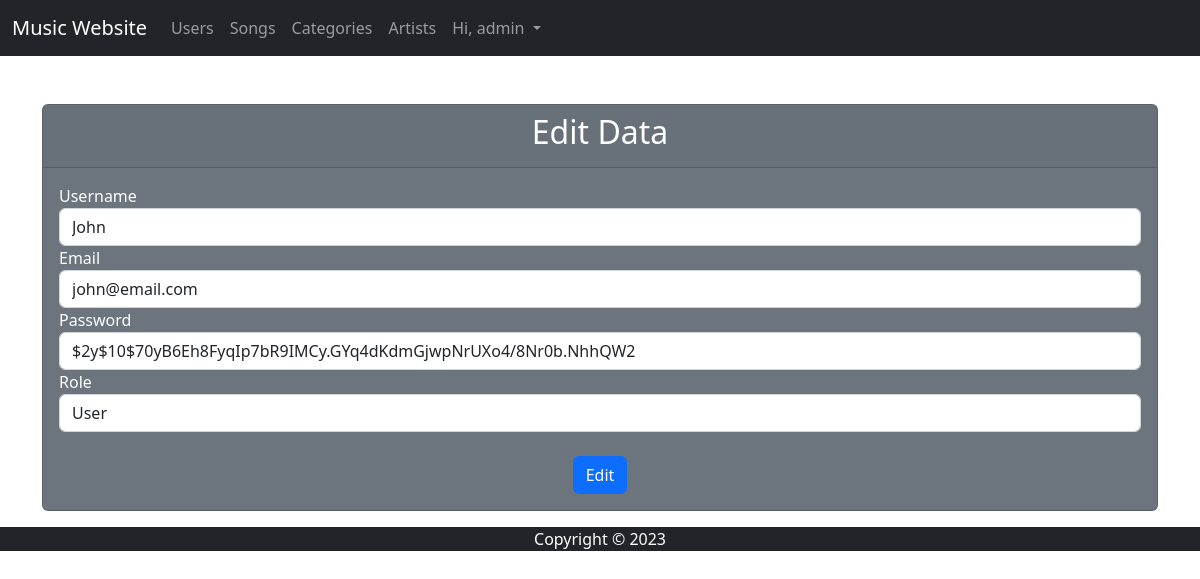
Before: /page/admin/edit.php?id=3 (signed in) with the older database file.
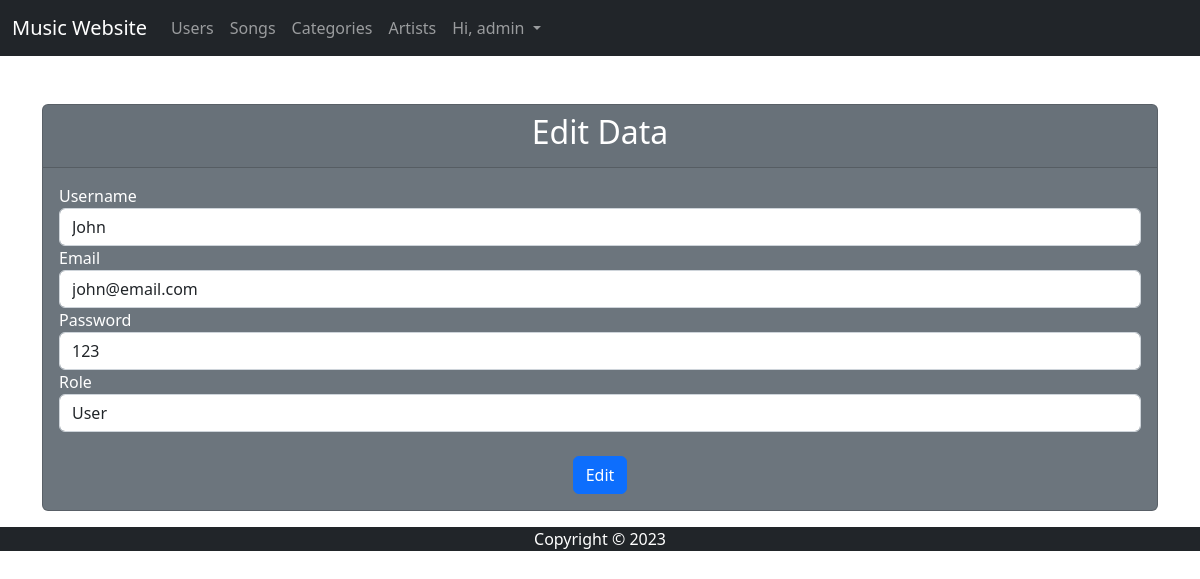
After: the same page with the newer database file.
### tables this page shows
CREATE TABLE `users` (
  `id` int(11) NOT NULL,
  `username` varchar(30) NOT NULL,
  `email` varchar(100) NOT NULL,
  `password` varchar(255) NOT NULL,
  `role` varchar(10) NOT NULL,
  `date` datetime NOT NULL
);

### page/admin/edit.php (the view, shortened to what this page needs)
<?php
	include '../../core/koneksi.php';
    $id=$_GET['id'];
	$query = mysqli_query($konek, "select * from users WHERE id=$id");
	$data = mysqli_fetch_array($query);
?>
<!doctype html>
<html lang="en">
  <head>
    <link href="https://cdn.jsdelivr.net/npm/bootstrap@5.2.3/dist/css/bootstrap.min.css" rel="stylesheet">
  </head>
  <body>
  <header class="bg-dark">
        <nav class="navbar navbar-expand-lg navbar-dark">
            <div class="container-fluid">
                <a class="navbar-brand" href="#">Music Website</a>
                <div class="collapse navbar-collapse" id="navbarNav">
                    <ul class="navbar-nav">
                        <li class="nav-item">
                            <a class="nav-link" href="users.php">Users</a>
                        </li>
                        <li class="nav-item">
                            <a class="nav-link" href="songs.php">Songs</a>
                        </li>
                        <li class="nav-item">
                            <a class="nav-link" href="categories.php">Categories</a></a>
                        </li>
                        <li class="nav-item">
                            <a class="nav-link" href="artists.php">Artists</a>
                        </li>
                        <li class="nav-item dropdown">
                            <a class="nav-link dropdown-toggle" href="#" role="button" data-bs-toggle="dropdown" aria-expanded="false">
                                Hi, admin
                            </a>
                        </li>
                    </ul>
                </div>
            </div>
        </nav>
    </header>
    <main>
    <div class="container mt-5">
        <div class="card text-white bg-secondary mb-3">
            <div class="card-header">
                <center>
                    <h2>Edit Data</h2>
                </center>
            </div>
            <div class="card-body">
                <form method="POST" action="../../core/editUser.php?id=<?php echo $data['id'] ?>">
                    <div class="form-group">
                        <label for="Username">Username</label>
                        <input type="text" name="username" class="form-control" id="username" value="<?php echo $data['username'];?>"
                               placeholder="Masukkan Username" required />
                    </div>
                    <div class="form-group">
                        <label for="email">Email</label>
                        <input type="text" name="email" class="form-control" id="email" value="<?php echo $data['email'];?>"
                               placeholder="Masukkan Email" required />
                    </div>
                    <div class="form-group">
                        <label for="Password">Password</label>
                        <input type="text" name="password" class="form-control" id="password" value="<?php echo $data['password'];?>"
                               placeholder="Masukkan Password" required />
                    </div>
                    <div class="form-group">
                        <label for="role">Role</label>
                        <select name="role" class="form-control" id="role">
                            <option value="user" <?php echo $data['role'] == 'user' ? 'selected' : ''; ?>>User</option>
                        </select>
                    </div>
                    <br>
                    <center>
                        <button type="login" value="login" class="btn btn-primary">Edit</button>
                    </center>
                </form>
            </div>
        </div>
    </div>
</main>
    <footer class="bg-dark">
        <div class="container text-center text-white">
            <p>Copyright &copy; <?=date("Y")?></p>
        </div>
    </footer>
  </body>
</html>

Changed rows visible on the page:
changed users "John": password "$2y$10$70yB6Eh8FyqIp7bR9IMCy.GYq4dKdmGjwpNrUXo4/8Nr0b.NhhQW2" → "123"
